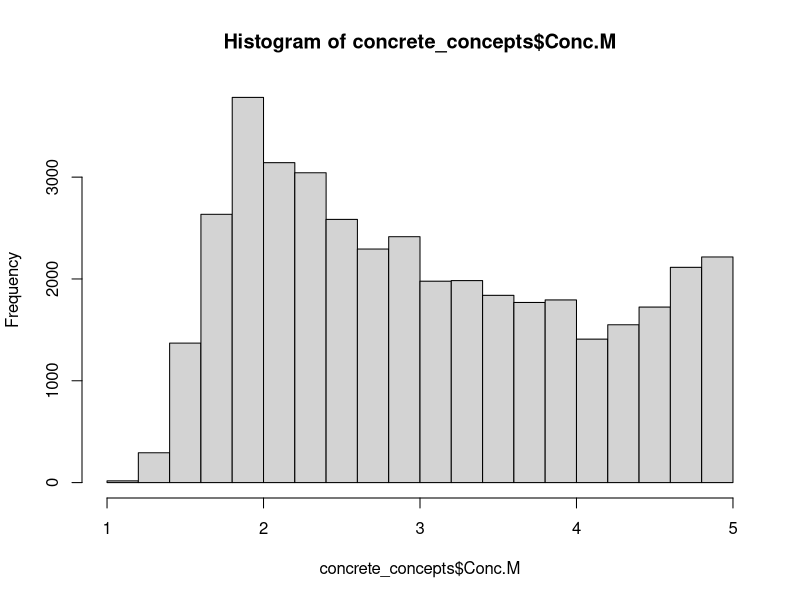

Source code (R):
## ---- chunk 1
library(tidyverse)
library(SnowballC)
## ---- chunk 2
all_pairs <- read_csv("data/model_pairs/all_pairs.csv")
bothmods <- read_csv("data/model_pairs/bothmods.csv")
compound <- read_csv("data/model_pairs/compound.csv")
conj <- read_csv("data/model_pairs/conj.csv")
nomod <- read_csv("data/model_pairs/nomod.csv")
## ---- chunk 3
#get brysbaert concreteness
concrete_concepts <- read.csv("data/concreteness.csv") %>%
  mutate(stem= wordStem(Word)) %>%
  select(Word, stem, Conc.M, Conc.SD) %>%
  mutate(conc_rank = ntile(Conc.M,4))

#get sense of concretness range across all 40,000 items
hist(concrete_concepts$Conc.M)

most_concrete <- concrete_concepts %>%
  mutate(conc_rank = ntile(Conc.M,4)) %>%
  arrange(desc(Conc.M)) %>%
  filter(conc_rank == 4)
#using 4 bins thresholds concreteness scores of 3.89 or higher...
## ---- chunk 4
#filter to concrete adjective + noun
all_pairs_concrete <- all_pairs %>%
  mutate(adj_stem = wordStem(adj),
         noun_stem = wordStem(noun)) %>%
  filter(adj %in% most_concrete$Word &
         noun_stem %in% most_concrete$stem) %>%
  distinct()
## ---- chunk 5
#filter to concrete adjective + noun
bothmods_concrete <- bothmods %>%
  mutate(adj_stem = wordStem(adj),
         noun_stem = wordStem(noun)) %>%
  filter(adj %in% most_concrete$Word &
         noun_stem %in% most_concrete$stem) %>%
  distinct()
## ---- chunk 6
#filter to concrete adjective + noun
compound_concrete <- compound %>%
  mutate(adj_stem = wordStem(adj),
         noun_stem = wordStem(noun)) %>%
  filter(adj %in% most_concrete$Word &
         noun_stem %in% most_concrete$stem) %>%
  distinct()
## ---- chunk 7
#filter to concrete adjective + noun
conj_concrete <- conj %>%
  mutate(adj_stem = wordStem(adj),
         noun_stem = wordStem(noun)) %>%
  filter(adj %in% most_concrete$Word &
         noun_stem %in% most_concrete$stem) %>%
  distinct()
## ---- chunk 8
#filter to concrete adjective + noun
nomod_concrete <- nomod %>%
  mutate(adj_stem = wordStem(adj),
         noun_stem = wordStem(noun)) %>%
  filter(adj %in% most_concrete$Word &
         noun_stem %in% most_concrete$stem) %>%
  distinct()
